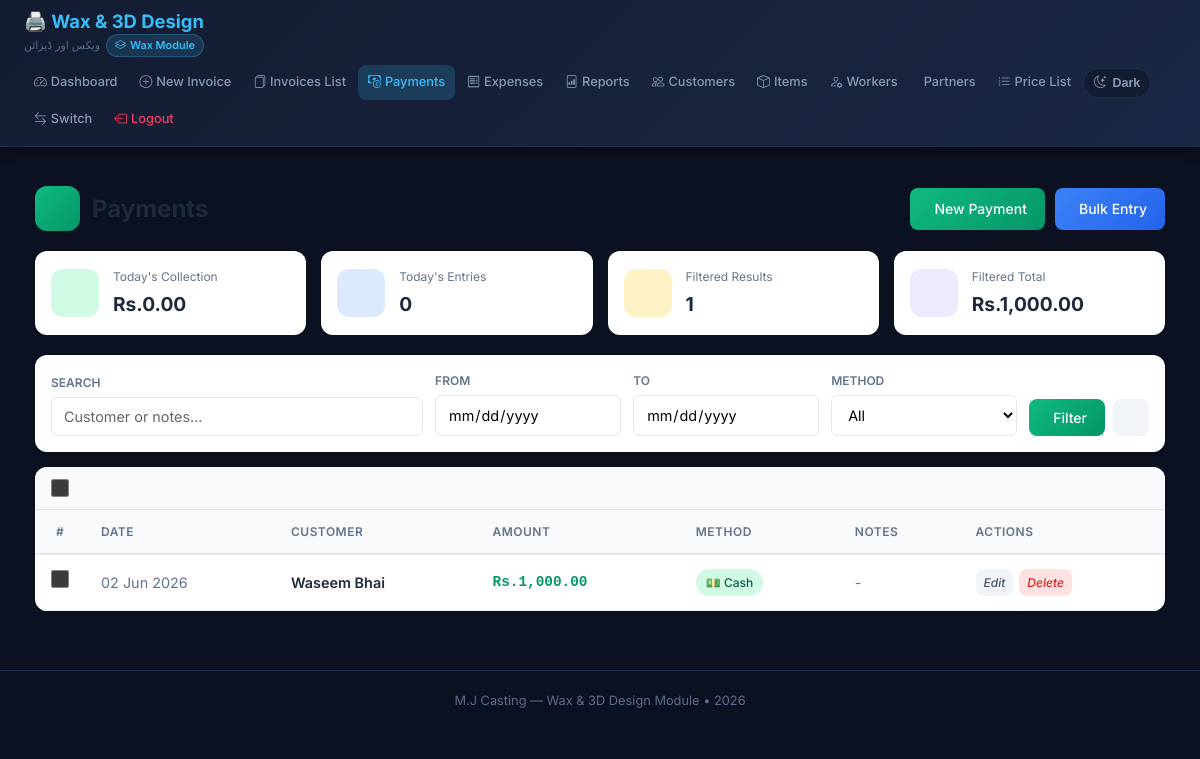
/wax/payments.php (signed in), run on an earlier commit of the app's database.
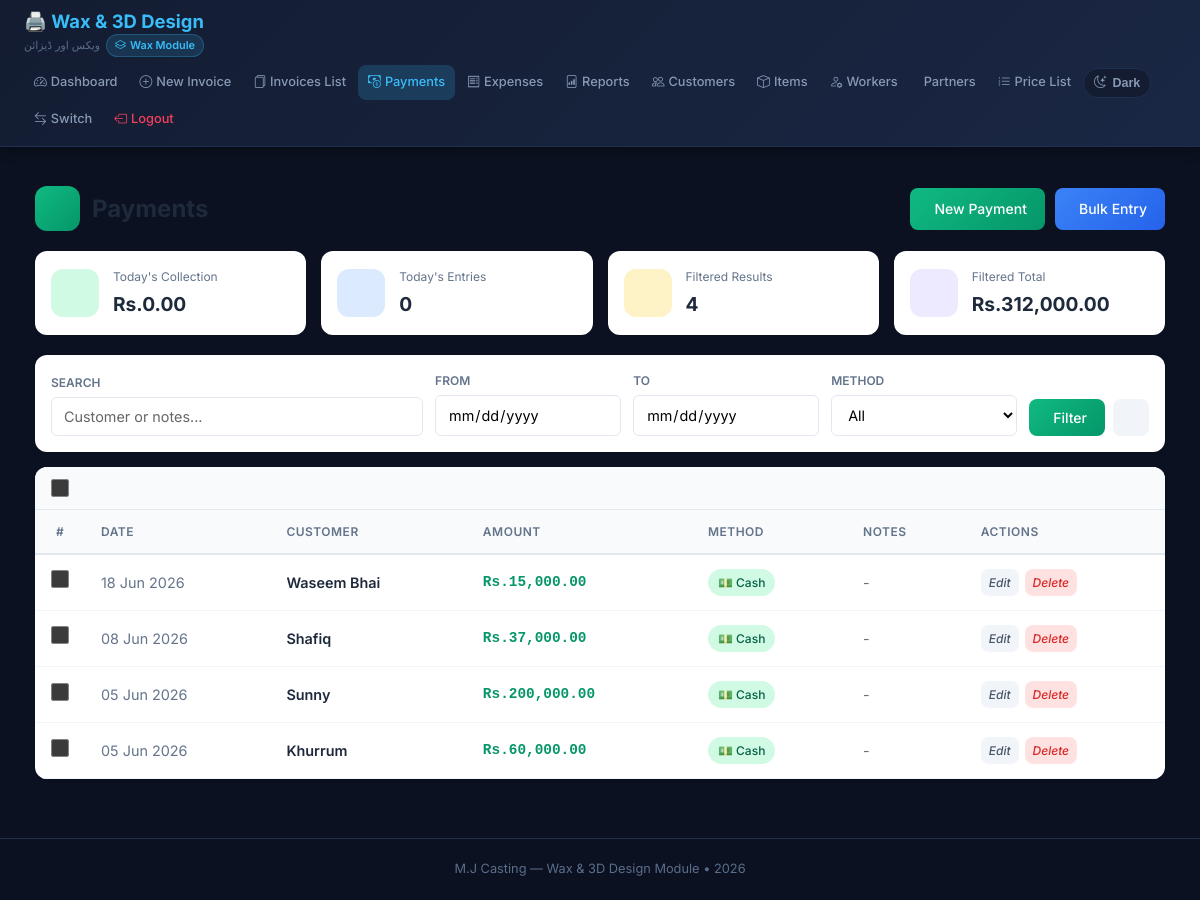
And on a later commit of the database.
### tables this page shows
CREATE TABLE `wax_payments` (
  `id` int(11) NOT NULL,
  `customer_id` int(11) NOT NULL,
  `amount` decimal(12,2) NOT NULL,
  `payment_date` date NOT NULL,
  `method` enum('cash','bank','check') DEFAULT 'cash',
  `notes` text DEFAULT NULL,
  `created_at` timestamp NOT NULL DEFAULT current_timestamp()
);

CREATE TABLE `wax_customers` (
  `id` int(11) NOT NULL,
  `name` varchar(100) NOT NULL,
  `contact` varchar(50) DEFAULT NULL,
  `address` text DEFAULT NULL,
  `opening_balance` decimal(10,2) DEFAULT 0.00,
  `billing_style` enum('weekly','monthly','cash') DEFAULT 'cash',
  `active` tinyint(1) DEFAULT 1,
  `created_at` timestamp NOT NULL DEFAULT current_timestamp()
);

### wax/payments.php (the view, shortened to what the rows shown need)
<?php
$pdo = getDB();
$page = max(1, intval($_GET['page'] ?? 1));
$limit = 20;
$offset = ($page - 1) * $limit;
$where = "WHERE 1=1";
$params = [];
$sql = "
    SELECT p.*, c.name as customer_name
    FROM wax_payments p
    JOIN wax_customers c ON p.customer_id = c.id
    $where
    ORDER BY p.payment_date DESC, p.id DESC
    LIMIT $limit OFFSET $offset
";
$stmt = $pdo->prepare($sql);
$stmt->execute($params);
$payments = $stmt->fetchAll(PDO::FETCH_ASSOC);
include __DIR__ . '/templates/header.php';
?>
<div class="payments-page">
    <div class="page-header">
        <div class="page-title">
            <h1>Payments</h1>
        </div>
    </div>
    <form method="POST" id="bulkForm">
        <div class="table-card">
            <div class="table-scroll">
                <table>
                    <thead>
                        <tr>
                            <th class="checkbox-cell">#</th>
                            <th>Date</th>
                            <th>Customer</th>
                            <th>Amount</th>
                            <th>Method</th>
                            <th>Notes</th>
                            <th>Actions</th>
                        </tr>
                    </thead>
                    <tbody>
                        <?php if (empty($payments)): ?>
                            <tr>
                                <td colspan="7">
                                    <div class="empty-state">
                                        <i class="fas fa-inbox"></i>
                                        <p>No payments found</p>
                                    </div>
                                </td>
                            </tr>
                        <?php else: ?>
                            <?php foreach ($payments as $p): ?>
                                <tr data-id="<?= $p['id'] ?>">
                                    <td class="checkbox-cell">
                                        <input type="checkbox" name="bulk_delete_ids[]" value="<?= $p['id'] ?>"
                                               class="row-checkbox custom-checkbox" onchange="updateSelection()">
                                    </td>
                                    <td class="date-cell" data-label="Date">
                                        <?= date('d M Y', strtotime($p['payment_date'])) ?>
                                    </td>
                                    <td data-label="Customer">
                                        <span class="customer-name"><?= htmlspecialchars($p['customer_name']) ?></span>
                                    </td>
                                    <td class="amount-cell" data-label="Amount">
                                        Rs.<?= number_format(floatval($p['amount']), 2) ?>
                                    </td>
                                    <td data-label="Method">
                                        <?php
                                        $methodClass = $p['method'] ?? 'cash';
                                        $icons = ['cash' => '💵', 'bank' => '🏦'];
                                        ?>
                                        <span class="method-badge <?= $methodClass ?>">
                                            <?= ($icons[$methodClass] ?? '') . ' ' . ucfirst($methodClass) ?>
                                        </span>
                                    </td>
                                    <td class="notes-cell" data-label="Notes" title="<?= htmlspecialchars($p['notes'] ?? '') ?>">
                                        <?= htmlspecialchars($p['notes'] ?? '') ?: '-' ?>
                                    </td>
                                    <td data-label="Actions">
                                        <div class="action-btns">
                                            <a href="payment_edit.php?id=<?= $p['id'] ?>" class="btn btn-secondary btn-xs">
                                                <i class="fas fa-edit">Edit</i>
                                            </a>
                                            <button type="button" class="btn btn-danger btn-xs" onclick="deleteSingle(<?= $p['id'] ?>)">
                                                <i class="fas fa-trash">Delete</i>
                                            </button>
                                        </div>
                                    </td>
                                </tr>
                            <?php endforeach; ?>
                        <?php endif; ?>
                    </tbody>
                </table>
            </div>
        </div>
    </form>
</div>
<?php include __DIR__ . '/templates/footer.php'; ?>

What changed in the data, as far as the page shows it:
removed wax_payments: payment_date "02 Jun 2026", customer.name "Waseem Bhai", amount "1,000.00", method "💵", method "Cash", notes "-"
added wax_payments: payment_date "18 Jun 2026", customer.name "Waseem Bhai", amount "15,000.00", method "💵", method "Cash", notes "-"
added wax_payments: payment_date "08 Jun 2026", customer.name "Shafiq", amount "37,000.00", method "💵", method "Cash", notes "-"
added wax_payments: payment_date "05 Jun 2026", customer.name "Sunny", amount "200,000.00", method "💵", method "Cash", notes "-"
added wax_payments: payment_date "05 Jun 2026", customer.name "Khurrum", amount "60,000.00", method "💵", method "Cash", notes "-"
Also different on the page:
$total_rows: "1" → "4"
$total_amount: "1,000.00" → "312,000.00"
